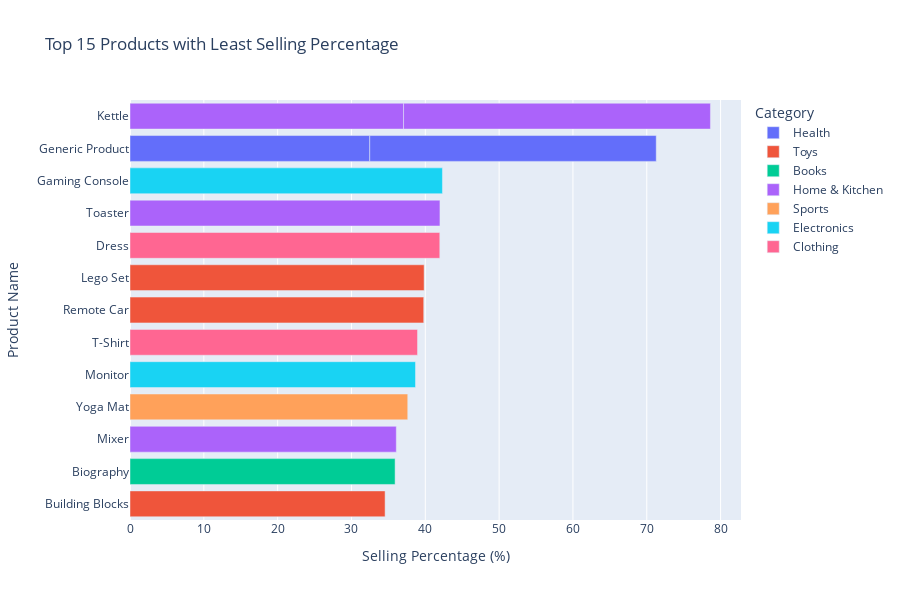

Notebook cell for this chart:
### Markdown cell above
## 5. Create Plotly Visualizations

Let's create interactive visualizations to better understand the products with least selling percentages.

### Code cell
# 1. Bar chart of products with least selling percentage (Bottom 15 products)
top_15_worst = df.nsmallest(15, 'selling_percentage')

fig1 = px.bar(
    top_15_worst,
    x='selling_percentage',
    y='product_name',
    color='category',
    title='Top 15 Products with Least Selling Percentage',
    labels={
        'selling_percentage': 'Selling Percentage (%)',
        'product_name': 'Product Name',
        'category': 'Category'
    },
    orientation='h',
    hover_data=['price', 'total_sales', 'avg_monthly_sales']
)

fig1.update_layout(
    height=600,
    showlegend=True,
    yaxis={'categoryorder': 'total ascending'}
)

# Save the figure
fig1.write_html(os.path.join(results_dir, 'least_selling_products_bar_chart.html'))

# Try to save as PNG (requires kaleido package)
try:
    fig1.write_image(os.path.join(results_dir, 'least_selling_products_bar_chart.png'), width=1200, height=600, scale=2)
    print("Saved bar chart as HTML and PNG to results directory")
except ValueError as e:
    if "kaleido" in str(e):
        print("Saved bar chart as HTML to results directory")
        print("Note: PNG export requires kaleido package. Install with: pip install kaleido")
    else:
        print(f"Error saving PNG: {e}")
        print("Saved bar chart as HTML to results directory")

fig1.show()

### Figure 1 — Plotly figure (JSON) as saved in the notebook; plotly's stock layout.template omitted (floating-point values rounded to 4 significant figures)
{"data": [{"customdata": [[162.4, 2972.0, 247.7], [435.6, 3551.0, 295.9]], "hovertemplate": "Category=Health<br>Selling Percentage (%)=%{x}<br>Product Name=%{y}<br>price=%{customdata[0]}<br>total_sales=%{customdata[1]}<br>avg_monthly_sales=%{customdata[2]}<extra></extra>", "legendgroup": "Health", "marker": {"color": "#636efa", "pattern": {"shape": ""}}, "name": "Health", "orientation": "h", "showlegend": true, "textposition": "auto", "type": "bar", "x": [32.48, 38.8], "xaxis": "x", "y": ["Generic Product", "Generic Product"], "yaxis": "y"}, {"customdata": [[215.6, 3162.0, 263.5], [311.0, 3641.0, 303.4], [305.3, 3646.0, 303.8]], "hovertemplate": "Category=Toys<br>Selling Percentage (%)=%{x}<br>Product Name=%{y}<br>price=%{customdata[0]}<br>total_sales=%{customdata[1]}<br>avg_monthly_sales=%{customdata[2]}<extra></extra>", "legendgroup": "Toys", "marker": {"color": "#EF553B", "pattern": {"shape": ""}}, "name": "Toys", "orientation": "h", "showlegend": true, "textposition": "auto", "type": "bar", "x": [34.55, 39.79, 39.84], "xaxis": "x", "y": ["Building Blocks", "Remote Car", "Lego Set"], "yaxis": "y"}, {"customdata": [[454.7, 3286.0, 273.8]], "hovertemplate": "Category=Books<br>Selling Percentage (%)=%{x}<br>Product Name=%{y}<br>price=%{customdata[0]}<br>total_sales=%{customdata[1]}<br>avg_monthly_sales=%{customdata[2]}<extra></extra>", "legendgroup": "Books", "marker": {"color": "#00cc96", "pattern": {"shape": ""}}, "name": "Books", "orientation": "h", "showlegend": true, "textposition": "auto", "type": "bar", "x": [35.91], "xaxis": "x", "y": ["Biography"], "yaxis": "y"}, {"customdata": [[80.67, 3301.0, 275.1], [165.0, 3391.0, 282.6], [492.9, 3804.0, 317.0], [297.2, 3842.0, 320.2]], "hovertemplate": "Category=Home & Kitchen<br>Selling Percentage (%)=%{x}<br>Product Name=%{y}<br>price=%{customdata[0]}<br>total_sales=%{customdata[1]}<br>avg_monthly_sales=%{customdata[2]}<extra></extra>", "legendgroup": "Home & Kitchen", "marker": {"color": "#ab63fa", "pattern": {"shape": ""}}, "name": "Home & Kitchen", "orientation": "h", "showlegend": true, "textposition": "auto", "type": "bar", "x": [36.07, 37.06, 41.57, 41.98], "xaxis": "x", "y": ["Mixer", "Kettle", "Kettle", "Toaster"], "yaxis": "y"}, {"customdata": [[468.7, 3443.0, 286.9]], "hovertemplate": "Category=Sports<br>Selling Percentage (%)=%{x}<br>Product Name=%{y}<br>price=%{customdata[0]}<br>total_sales=%{customdata[1]}<br>avg_monthly_sales=%{customdata[2]}<extra></extra>", "legendgroup": "Sports", "marker": {"color": "#FFA15A", "pattern": {"shape": ""}}, "name": "Sports", "orientation": "h", "showlegend": true, "textposition": "auto", "type": "bar", "x": [37.62], "xaxis": "x", "y": ["Yoga Mat"], "yaxis": "y"}, {"customdata": [[386.6, 3539.0, 294.9], [352.7, 3873.0, 322.8]], "hovertemplate": "Category=Electronics<br>Selling Percentage (%)=%{x}<br>Product Name=%{y}<br>price=%{customdata[0]}<br>total_sales=%{customdata[1]}<br>avg_monthly_sales=%{customdata[2]}<extra></extra>", "legendgroup": "Electronics", "marker": {"color": "#19d3f3", "pattern": {"shape": ""}}, "name": "Electronics", "orientation": "h", "showlegend": true, "textposition": "auto", "type": "bar", "x": [38.67, 42.32], "xaxis": "x", "y": ["Monitor", "Gaming Console"], "yaxis": "y"}, {"customdata": [[337.5, 3564.0, 297.0], [449.8, 3840.0, 320.0]], "hovertemplate": "Category=Clothing<br>Selling Percentage (%)=%{x}<br>Product Name=%{y}<br>price=%{customdata[0]}<br>total_sales=%{customdata[1]}<br>avg_monthly_sales=%{customdata[2]}<extra></extra>", "legendgroup": "Clothing", "marker": {"color": "#FF6692", "pattern": {"shape": ""}}, "name": "Clothing", "orientation": "h", "showlegend": true, "textposition": "auto", "type": "bar", "x": [38.95, 41.96], "xaxis": "x", "y": ["T-Shirt", "Dress"], "yaxis": "y"}], "layout": {"barmode": "relative", "height": 600, "legend": {"title": {"text": "Category"}, "tracegroupgap": 0}, "showlegend": true, "title": {"text": "Top 15 Products with Least Selling Percentage"}, "xaxis": {"anchor": "y", "domain": [0, 1], "title": {"text": "Selling Percentage (%)"}}, "yaxis": {"anchor": "x", "categoryorder": "total ascending", "domain": [0, 1], "title": {"text": "Product Name"}}}}
